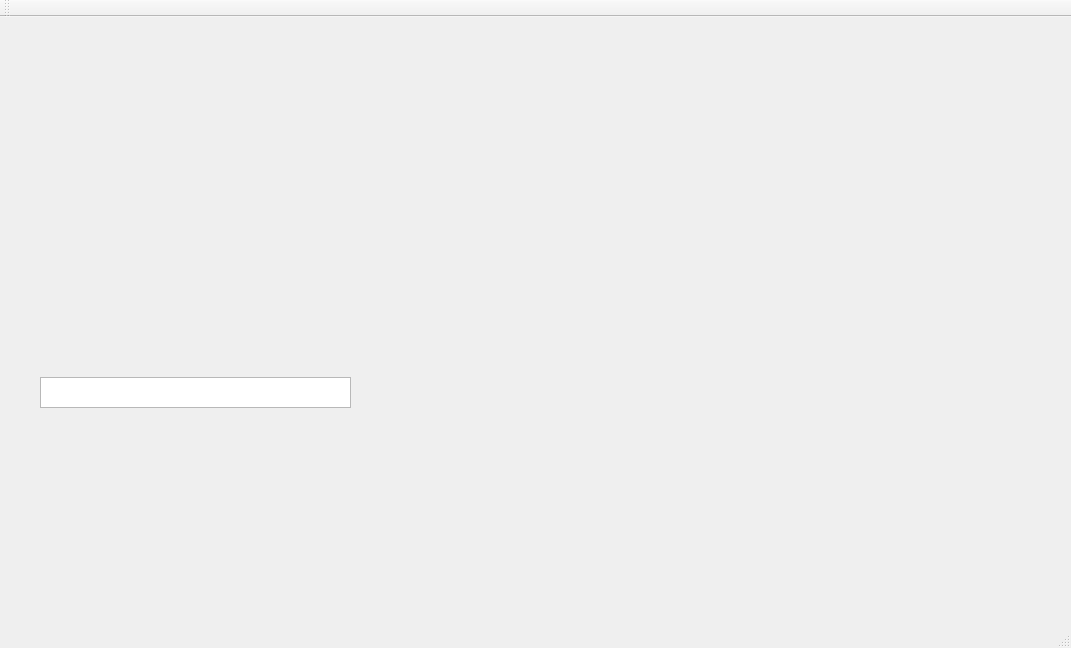
<?xml version="1.0" encoding="UTF-8"?>
<ui version="4.0">
 <class>MainWindow</class>
 <widget class="QMainWindow" name="MainWindow">
  <property name="geometry">
   <rect>
    <x>0</x>
    <y>0</y>
    <width>1071</width>
    <height>648</height>
   </rect>
  </property>
  <property name="windowTitle">
   <string>MainWindow</string>
  </property>
  <widget class="QWidget" name="centralWidget">
   <widget class="QTextEdit" name="textEdit">
    <property name="geometry">
     <rect>
      <x>40</x>
      <y>360</y>
      <width>311</width>
      <height>31</height>
     </rect>
    </property>
   </widget>
   <widget class="QCustomPlot" name="widget_imped" native="true">
    <property name="geometry">
     <rect>
      <x>30</x>
      <y>10</y>
      <width>481</width>
      <height>181</height>
     </rect>
    </property>
   </widget>
   <widget class="QCustomPlot" name="widget_ekg" native="true">
    <property name="geometry">
     <rect>
      <x>410</x>
      <y>210</y>
      <width>531</width>
      <height>161</height>
     </rect>
    </property>
   </widget>
   <widget class="QCustomPlot" name="widget_tem" native="true">
    <property name="geometry">
     <rect>
      <x>410</x>
      <y>390</y>
      <width>531</width>
      <height>171</height>
     </rect>
    </property>
   </widget>
   <widget class="QCustomPlot" name="widget_impedFormat" native="true">
    <property name="geometry">
     <rect>
      <x>530</x>
      <y>10</y>
      <width>501</width>
      <height>181</height>
     </rect>
    </property>
   </widget>
  </widget>
  <widget class="QMenuBar" name="menuBar">
   <property name="geometry">
    <rect>
     <x>0</x>
     <y>0</y>
     <width>1071</width>
     <height>21</height>
    </rect>
   </property>
  </widget>
  <widget class="QToolBar" name="mainToolBar">
   <attribute name="toolBarArea">
    <enum>TopToolBarArea</enum>
   </attribute>
   <attribute name="toolBarBreak">
    <bool>false</bool>
   </attribute>
  </widget>
  <widget class="QStatusBar" name="statusBar"/>
 </widget>
 <layoutdefault spacing="6" margin="11"/>
 <customwidgets>
  <customwidget>
   <class>QCustomPlot</class>
   <extends>QWidget</extends>
   <header location="global">qcustomplot.h</header>
   <container>1</container>
  </customwidget>
 </customwidgets>
 <resources/>
 <connections/>
</ui>
